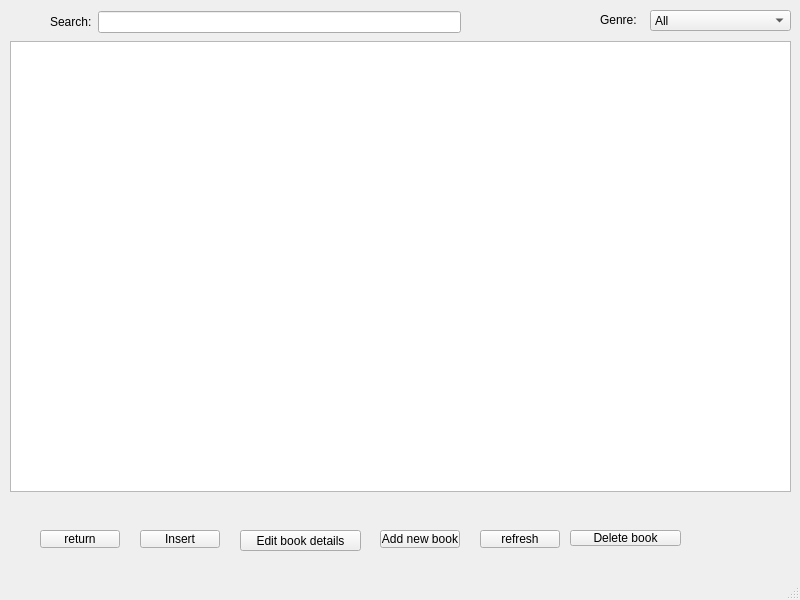
<?xml version="1.0" encoding="UTF-8"?>
<ui version="4.0">
 <class>Viewbooklist</class>
 <widget class="QMainWindow" name="Viewbooklist">
  <property name="geometry">
   <rect>
    <x>0</x>
    <y>0</y>
    <width>800</width>
    <height>600</height>
   </rect>
  </property>
  <property name="windowTitle">
   <string>MainWindow</string>
  </property>
  <widget class="QWidget" name="centralwidget">
   <widget class="QPushButton" name="pushButton">
    <property name="geometry">
     <rect>
      <x>40</x>
      <y>530</y>
      <width>80</width>
      <height>18</height>
     </rect>
    </property>
    <property name="text">
     <string>return</string>
    </property>
   </widget>
   <widget class="QPushButton" name="pushButton_2">
    <property name="geometry">
     <rect>
      <x>140</x>
      <y>530</y>
      <width>80</width>
      <height>18</height>
     </rect>
    </property>
    <property name="text">
     <string>Insert</string>
    </property>
   </widget>
   <widget class="QTableView" name="tableView">
    <property name="geometry">
     <rect>
      <x>10</x>
      <y>41</y>
      <width>781</width>
      <height>451</height>
     </rect>
    </property>
    <property name="selectionBehavior">
     <enum>QAbstractItemView::SelectRows</enum>
    </property>
   </widget>
   <widget class="QPushButton" name="editbook">
    <property name="geometry">
     <rect>
      <x>240</x>
      <y>530</y>
      <width>121</width>
      <height>21</height>
     </rect>
    </property>
    <property name="text">
     <string>Edit book details</string>
    </property>
   </widget>
   <widget class="QPushButton" name="Addbook">
    <property name="geometry">
     <rect>
      <x>380</x>
      <y>530</y>
      <width>80</width>
      <height>18</height>
     </rect>
    </property>
    <property name="text">
     <string>Add new book</string>
    </property>
   </widget>
   <widget class="QPushButton" name="pushButton_3">
    <property name="geometry">
     <rect>
      <x>480</x>
      <y>530</y>
      <width>80</width>
      <height>18</height>
     </rect>
    </property>
    <property name="text">
     <string>refresh</string>
    </property>
   </widget>
   <widget class="QPushButton" name="pushButton_deleteBook">
    <property name="geometry">
     <rect>
      <x>570</x>
      <y>530</y>
      <width>111</width>
      <height>16</height>
     </rect>
    </property>
    <property name="text">
     <string>Delete book</string>
    </property>
   </widget>
   <widget class="QComboBox" name="comboBox_gserach">
    <property name="geometry">
     <rect>
      <x>650</x>
      <y>10</y>
      <width>141</width>
      <height>21</height>
     </rect>
    </property>
    <item>
     <property name="text">
      <string>All</string>
     </property>
    </item>
    <item>
     <property name="text">
      <string>History</string>
     </property>
    </item>
    <item>
     <property name="text">
      <string>Science</string>
     </property>
    </item>
    <item>
     <property name="text">
      <string>Mystery</string>
     </property>
    </item>
    <item>
     <property name="text">
      <string>Horror</string>
     </property>
    </item>
    <item>
     <property name="text">
      <string>Business</string>
     </property>
    </item>
    <item>
     <property name="text">
      <string>Cooking</string>
     </property>
    </item>
    <item>
     <property name="text">
      <string>Biography</string>
     </property>
    </item>
    <item>
     <property name="text">
      <string>Children</string>
     </property>
    </item>
    <item>
     <property name="text">
      <string>Travel</string>
     </property>
    </item>
   </widget>
   <widget class="QLabel" name="label">
    <property name="geometry">
     <rect>
      <x>600</x>
      <y>10</y>
      <width>41</width>
      <height>20</height>
     </rect>
    </property>
    <property name="text">
     <string>Genre:</string>
    </property>
   </widget>
   <widget class="QWidget" name="layoutWidget">
    <property name="geometry">
     <rect>
      <x>50</x>
      <y>10</y>
      <width>411</width>
      <height>24</height>
     </rect>
    </property>
    <layout class="QHBoxLayout" name="horizontalLayout">
     <item>
      <widget class="QLabel" name="label_2">
       <property name="text">
        <string>Search:</string>
       </property>
      </widget>
     </item>
     <item>
      <widget class="QLineEdit" name="lineEdit"/>
     </item>
    </layout>
   </widget>
  </widget>
  <widget class="QMenuBar" name="menubar">
   <property name="geometry">
    <rect>
     <x>0</x>
     <y>0</y>
     <width>800</width>
     <height>17</height>
    </rect>
   </property>
  </widget>
  <widget class="QStatusBar" name="statusbar"/>
 </widget>
 <resources/>
 <connections/>
</ui>
